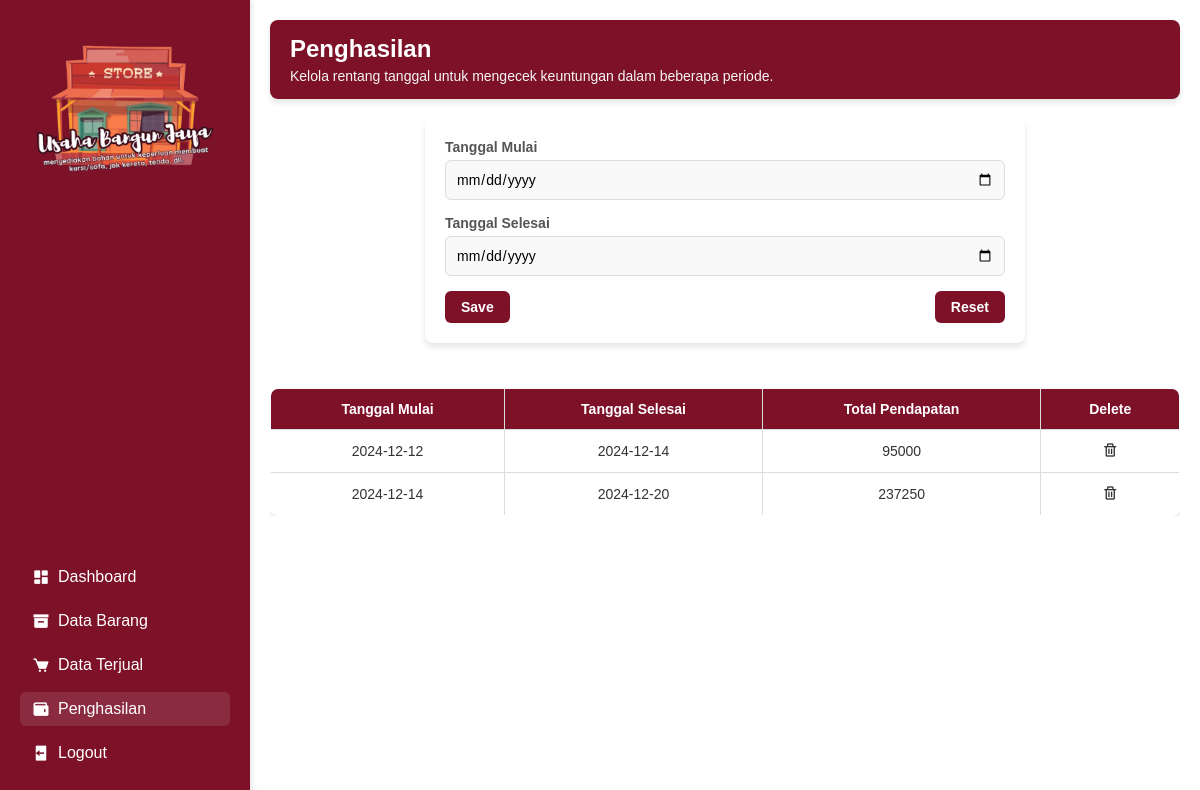
The page /pemwebakhir/admin/penghasilan.php on the database its author committed.
### tables this page shows
CREATE TABLE `keuntungan` (
  `id_keuntungan` int(11) NOT NULL,
  `tanggal_mulai` date NOT NULL,
  `tanggal_selesai` date NOT NULL,
  `total_pendapatan` int(11) NOT NULL
);

### pemwebakhir/admin/penghasilan.php (the view, shortened to what this page needs)
<!DOCTYPE html>
<html lang="id">
<head>
    <link rel="stylesheet" href="../css/dashboard.css">
    <link rel="stylesheet" href="../css/read.css">
    <link href='https://unpkg.com/boxicons@2.1.4/css/boxicons.min.css' rel='stylesheet'>
</head>
<body>
    <div class="sidebar">
        <div class="logo">
            <img src="../css/logo.png" alt="Logo Usaha Bangun Jaya" class="logo-img">
        </div>
        <ul>
            <li><a href="dashboard.php"><i class='bx bxs-dashboard'></i> Dashboard</a></li>
            <li><a href="data.php"><i class='bx bxs-box'></i> Data Barang</a></li>
            <li><a href="pesanan.php"><i class='bx bxs-cart'></i> Data Terjual</a></li>
            <li><a href="penghasilan.php" class="active"><i class='bx bxs-wallet'></i> Penghasilan</a></li>
            <li><a href="../logout_proses.php"><i class='bx bxs-log-out'></i>Logout</a></li>
        </ul>
    </div>
    <div class="main-content">
        <header>
            <h1>Penghasilan</h1>
            <p>Kelola rentang tanggal untuk mengecek keuntungan dalam beberapa periode.</p>
        </header>
        <div class="data-keuntungan">
            <form method="POST" action="penghasilan_hitung.php" class="form-keuntungan">
                <div class="form-group">
                    <label for="tanggal_mulai">Tanggal Mulai</label>
                    <input type="date" name="tanggal_mulai" id="tanggal_mulai" required>
                </div>
                <div class="form-group">
                    <label for="tanggal_selesai">Tanggal Selesai</label>
                    <input type="date" name="tanggal_selesai" id="tanggal_selesai" required>
                </div>
                <div class="form-actions">
                    <button type="submit" name="create" class="btn btn-save">Save</button>
                    <button type="reset" class="btn btn-reset">Reset</button>
                </div>
            </form>
            <div class="table-container">
                <table class="keuntungan-table" border="1" cellspacing="0" cellpadding="10">
                    <thead>
                        <tr>
                            <th>Tanggal Mulai</th>
                            <th>Tanggal Selesai</th>
                            <th>Total Pendapatan</th>
                            <th>Delete</th>
                        </tr>
                    </thead>
                    <tbody>
                        <?php
                            include '../koneksi.php';
                            $data = mysqli_query($conn, "SELECT * FROM keuntungan");
                            while($a = mysqli_fetch_array($data)){
                        ?>
                        <tr>
                            <td><?php echo $a['tanggal_mulai']; ?></td>
                            <td><?php echo $a['tanggal_selesai']; ?></td>
                            <td><?php echo $a['total_pendapatan']; ?></td>
                            <td><a href="penghasilan_delete.php?id_keuntungan=<?php echo $a['id_keuntungan']; ?>"><i class='bx bx-trash'></i></a></td>
                        </tr>
                        <?php
                            }
                        ?>
                    </tbody>
                </table>
            </div>
        </div>
    </div>
</body>
</html>

### pemwebakhir/css/dashboard.css (style rules this page uses)
* { margin: 0; padding: 0; box-sizing: border-box; font-family: 'Poppins', sans-serif; }
body { display: flex; min-height: 100vh; color: #333; background-color: #f8f9fa; }
.sidebar { width: 250px; background-color: #7D1128; color: #fff; display: flex; flex-direction: column; justify-content: space-between; position: fixed; height: 100%; padding: 20px 0; box-shadow: 2px 0 5px rgba(0, 0, 0, 0.1); }
.sidebar .logo { text-align: center; margin-bottom: 20px; }
.sidebar .logo img { width: 180px; height: auto; margin-bottom: 10px; }
.sidebar ul { list-style: none; padding: 0 20px; }
.sidebar ul li { margin: 10px 0; }
.sidebar ul li a { text-decoration: none; color: #fff; display: flex; align-items: center; padding: 8px 12px; border-radius: 6px; transition: 0.3s; }
.sidebar ul li a:hover, .sidebar ul li a.active { background-color: #8a2b3f; color: #fff; }
.sidebar ul li a i { font-size: 18px; margin-right: 8px; }
.main-content { margin-left: 250px; width: calc(100% - 250px); padding: 20px; background-color: #fff; }
header { background-color: #7D1128; padding: 15px 20px; border-radius: 8px; box-shadow: 0 4px 6px rgba(0, 0, 0, 0.1); margin-bottom: 20px; color: #fff; }
header h1 { font-size: 24px; margin-bottom: 5px; }
header p { font-size: 14px; color: #f5f5f5; }
table { width: 100%; border-collapse: collapse; margin-top: 15px; background-color: #fff; border-radius: 8px; overflow: hidden; box-shadow: 0 4px 6px rgba(0, 0, 0, 0.1); }
th, td { padding: 10px 15px; text-align: center; border: 1px solid #ddd; font-size: 14px; }
th { background-color: #7D1128; color: #fff; }
td a i { color: #333; font-size: 16px; margin: 0 5px; transition: color 0.3s; }
.form-keuntungan { background-color: #fff; padding: 20px; border-radius: 8px; box-shadow: 0 4px 6px rgba(0, 0, 0, 0.1); max-width: 600px; margin: 20px auto; }
.form-group { margin-bottom: 15px; }
.form-group label { display: block; font-size: 14px; font-weight: 600; color: #333; margin-bottom: 5px; }
.form-group label { display: block; font-weight: bold; margin-bottom: 5px; color: #555; }
.form-group select, .form-group input { transition: border-color 0.3s ease; }
.form-group input { width: 100%; padding: 10px; font-size: 14px; border: 1px solid #ddd; border-radius: 6px; box-sizing: border-box; background-color: #f9f9f9; }
.form-actions { display: flex; justify-content: space-between; gap: 10px; }
.form-actions .btn { padding: 8px 16px; font-size: 14px; font-weight: bold; border-radius: 6px; border: none; cursor: pointer; transition: background-color 0.3s ease; }
.btn-save { background-color: #7D1128; color: #fff; }
.btn-reset { background-color: #7D1128; color: #fff; }
.table-container { margin-top: 30px; overflow-x: auto; }
.keuntungan-table { width: 100%; border-collapse: collapse; background-color: #fff; border-radius: 8px; overflow: hidden; box-shadow: 0 4px 6px rgba(0, 0, 0, 0.1); }
.keuntungan-table th, .keuntungan-table td { padding: 12px 15px; text-align: center; border: 1px solid #ddd; font-size: 14px; }
.keuntungan-table th { background-color: #7D1128; color: #fff; }
.keuntungan-table td a i { color: #333; font-size: 16px; margin: 0 5px; transition: color 0.3s; }

### pemwebakhir/css/read.css (style rules this page uses)
tr, th, td { text-align: center; padding: 10px; }

### rows shown on the page
keuntungan: tanggal_mulai "2024-12-12", tanggal_selesai "2024-12-14", total_pendapatan "95000"
keuntungan: tanggal_mulai "2024-12-14", tanggal_selesai "2024-12-20", total_pendapatan "237250"
